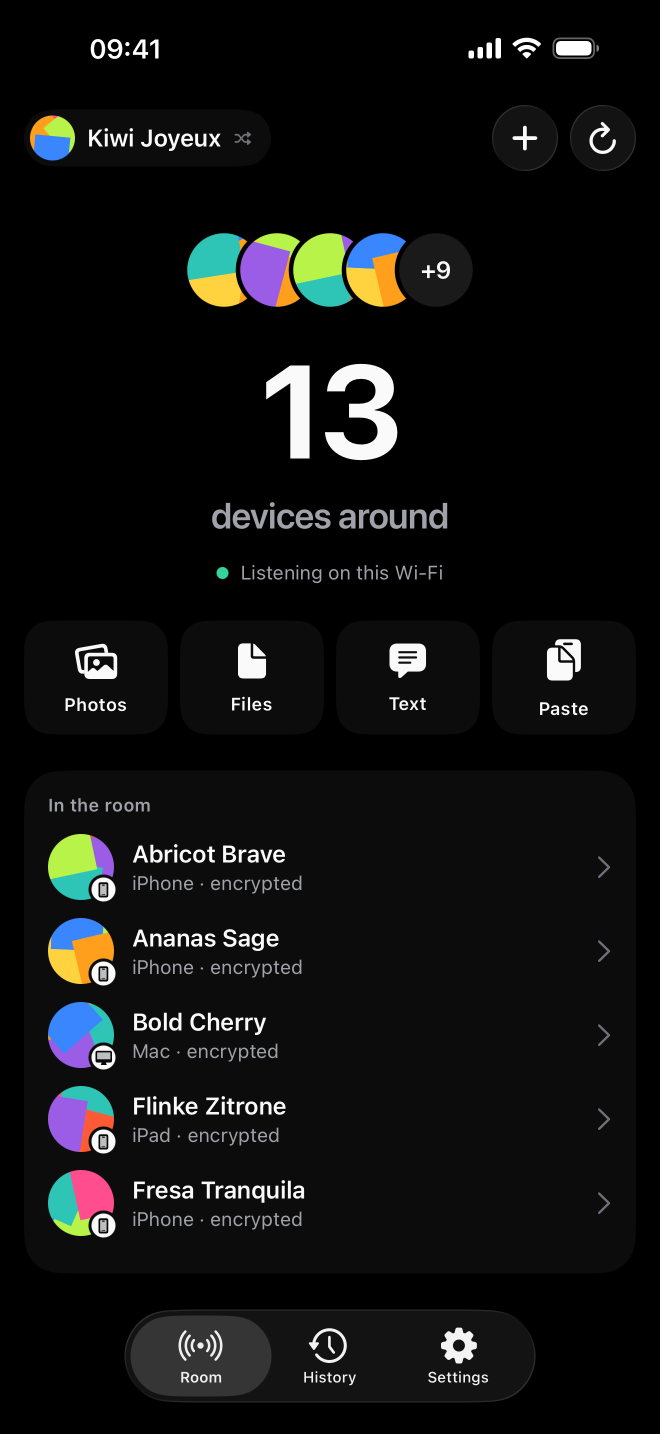
#> input picture appstore/screenshots/raw/en/01-room.png, 1320 x 2868 px (shown at 1/2 size)
$ python compose-banner.py
#> lines starting #> are read from the running program, lines starting #| are printed output that depends on the picture
### appstore/tools/frame.py
"""A plain iPhone body drawn around a real screen capture: dark glass, a thin metal rim, side buttons.

Proportions follow an iPhone 17 Pro Max seen from the front: display corner radius about 1/8 of the
display width, a narrow black border, buttons on both edges. Edges are drawn at SUPERSAMPLE times the
final size, then reduced, so curves stay smooth.
"""

from __future__ import annotations

from PIL import Image, ImageDraw

SUPERSAMPLE = 4
SCREEN_RADIUS = 0.125
BORDER = 0.026
RIM = 0.009
BUTTON_DEPTH = 0.006
BUTTON_WIDTH = 0.012
GLASS = (10, 10, 11, 255)
METAL = (58, 60, 64, 255)
METAL_EDGE = (120, 124, 130, 255)
# Buttons as (side, top, length), as fractions of the body height.
BUTTONS = (
    ("left", 0.155, 0.040),
    ("left", 0.225, 0.065),
    ("left", 0.305, 0.065),
    ("right", 0.240, 0.100),
    ("right", 0.560, 0.065),
)


def draw_phone(screen: Image.Image, phone_height: int) -> Image.Image:
    ratio = screen.width / screen.height
    screen_width = phone_height / (1 / ratio + 2 * (BORDER + RIM))
    border, rim = BORDER * screen_width, RIM * screen_width
    body_width = screen_width + 2 * (border + rim)
    margin = BUTTON_DEPTH * screen_width
    size = (round(body_width + 2 * margin), phone_height)
    large = _draw_body(size, margin, rim, screen_width)
    phone = large.resize(size, Image.LANCZOS)
    inset = round(margin + rim + border)
    screen_size = (size[0] - 2 * inset, phone_height - 2 * round(rim + border))
    fitted = screen.convert("RGBA").resize(screen_size, Image.LANCZOS)
    fitted.putalpha(_rounded_mask(screen_size, SCREEN_RADIUS * screen_size[0]))
    phone.alpha_composite(fitted, (inset, round(rim + border)))
    return phone


def _draw_body(size: tuple[int, int], margin: float, rim: float, screen_width: float) -> Image.Image:
    factor = SUPERSAMPLE
    width, height = size[0] * factor, size[1] * factor
    image = Image.new("RGBA", (width, height), (0, 0, 0, 0))
    draw = ImageDraw.Draw(image)
    left, right = margin * factor, width - margin * factor
    outer_radius = (SCREEN_RADIUS * screen_width + (BORDER * screen_width) + rim) * factor
    _draw_buttons(draw, (left, right), height, screen_width * factor)
    draw.rounded_rectangle((left, 0, right, height - 1), radius=outer_radius, fill=METAL_EDGE)
    edge = max(1.0, rim * factor * 0.35)
    draw.rounded_rectangle((left + edge, edge, right - edge, height - 1 - edge),
                           radius=outer_radius - edge, fill=METAL)
    inner = rim * factor
    draw.rounded_rectangle((left + inner, inner, right - inner, height - 1 - inner),
                           radius=outer_radius - inner, fill=GLASS)
    return image


def _draw_buttons(draw: ImageDraw.ImageDraw, edges: tuple[float, float], height: int, screen_width: float) -> None:
    depth, thickness = BUTTON_DEPTH * screen_width, BUTTON_WIDTH * screen_width
    left_edge, right_edge = edges
    for side, top, length in BUTTONS:
        y0, y1 = top * height, (top + length) * height
        if side == "left":
            box = (left_edge - depth, y0, left_edge + thickness, y1)
        else:
            box = (right_edge - thickness, y0, right_edge + depth, y1)
        draw.rounded_rectangle(box, radius=depth, fill=METAL)


def _rounded_mask(size: tuple[int, int], radius: float) -> Image.Image:
    factor = SUPERSAMPLE
    mask = Image.new("L", (size[0] * factor, size[1] * factor), 0)
    ImageDraw.Draw(mask).rounded_rectangle((0, 0, mask.width - 1, mask.height - 1), radius=radius * factor, fill=255)
    return mask.resize(size, Image.LANCZOS)

### appstore/tools/compose-banner.py
"""Builds the two RoomSend banners outside App Store Connect: a 16:9 card (also the minimum size of an
In-App Event card, 1920 x 1080) and the 1200 x 630 image for links shared on the web. The icon, the name
and the line sit in the middle; two real screens frame them. The App Store creative assets themselves
(header, search results, universal) come from compose-creative.py.

    python3 appstore/tools/compose-banner.py
"""

from __future__ import annotations

from pathlib import Path

from PIL import Image, ImageDraw, ImageFont

from frame import draw_phone
from icon import draw_icon

APPSTORE = Path(__file__).resolve().parent.parent
RAW = APPSTORE / "screenshots" / "raw"
OUTPUT = APPSTORE / "banner"
FONT_PATH = "/System/Library/Fonts/SFNS.ttf"
TITLE_AXES = [100, 96, 400, 800]
LINE_AXES = [100, 28, 400, 600]
INK = (5, 46, 22)
INK_SOFT = (20, 83, 45)
GREEN_LIGHT = (187, 247, 208)
GREEN_MID = (134, 239, 172)
GREEN = (34, 197, 94)
LINES = {
    "en": "Photos and files to every device on your Wi-Fi",
    "fr": "Photos et fichiers vers chaque appareil de ton Wi-Fi",
}
SCREENS = ("01-room", "05-history")
# name: (size, safe area as x, y, width, height)
FORMATS = {
    "card-16x9-1920x1080": ((1920, 1080), (420, 300, 1080, 480)),
    "link-1200x630": ((1200, 630), (250, 165, 700, 300)),
}
ICON_SHARE = 0.46
TITLE_SHARE = 0.25
LINE_SHARE = 0.075
PHONE_HEIGHT_SHARE = 1.12
PHONE_GAP_SHARE = 0.03
PHONE_TOP_SHARE = 0.18


def main() -> None:
    OUTPUT.mkdir(parents=True, exist_ok=True)
    for language, line in LINES.items():
        screens = [Image.open(RAW / language / f"{name}.png").convert("RGB") for name in SCREENS]
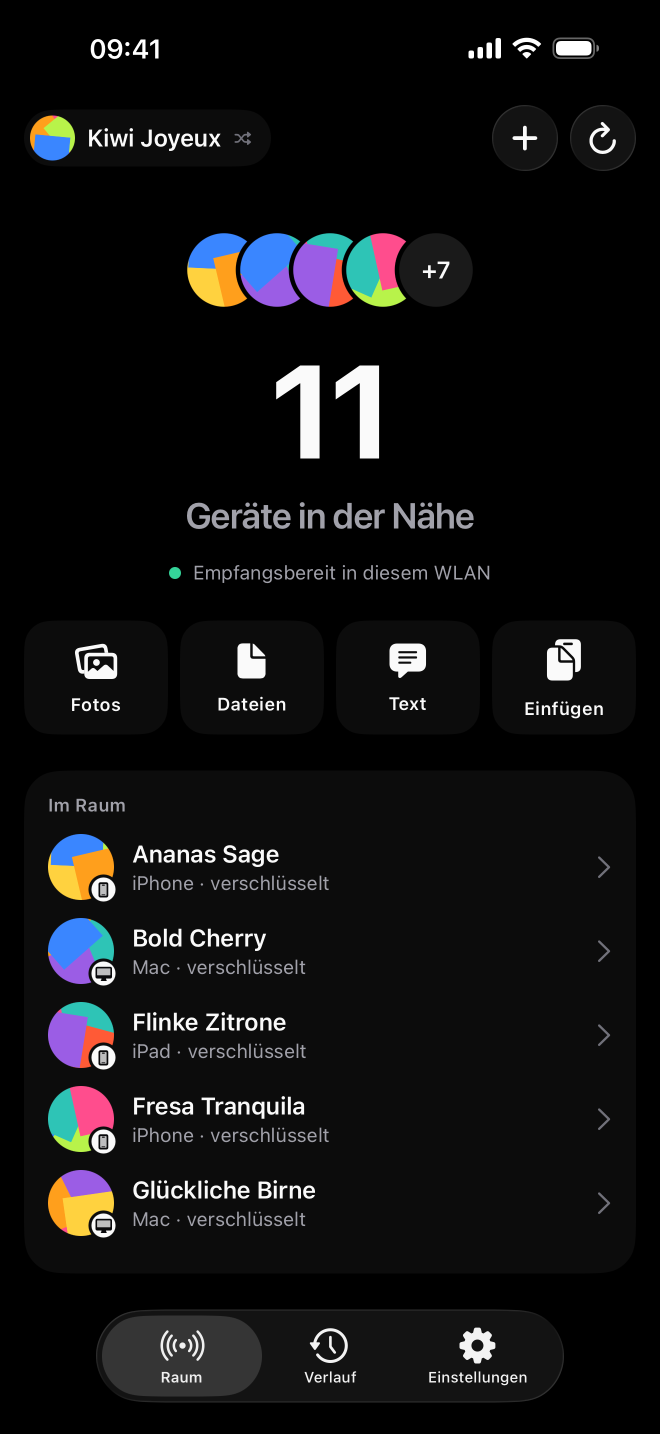
#> input picture appstore/screenshots/raw/de/01-room.png, 1320 x 2868 px, given in place of 05-history.png, which was not available (shown at 1/2 size)
#> screens = 2 items
        for name, (size, safe) in FORMATS.items():
            banner = compose(size, safe, line, screens)
            banner.save(OUTPUT / f"{name}-{language}.png", optimize=True)
#> this loop made 1 pass
#> pass 1, in compose, `canvas = background(size)`:
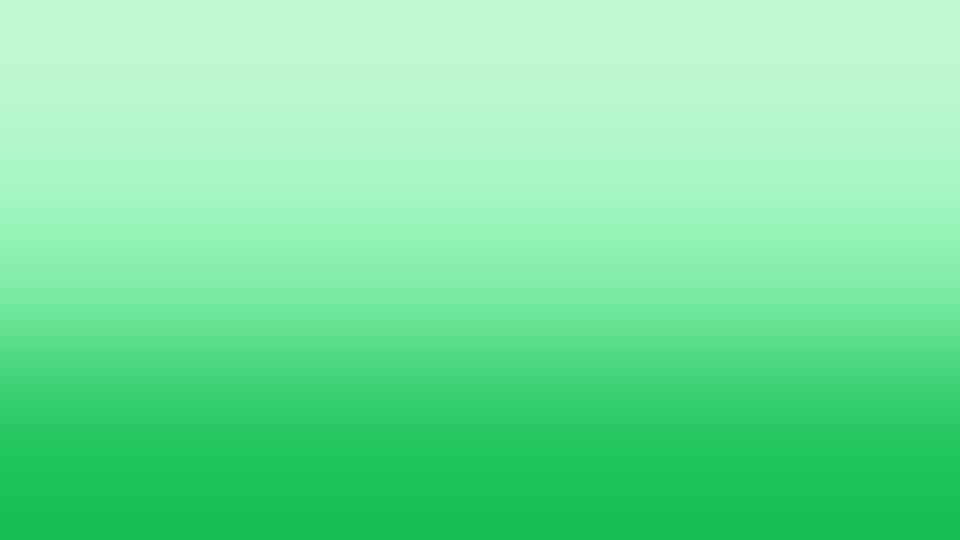
#> canvas: PIL image 1920x1080 RGBA (shown at 1/2 size); mean R, G, B, A 118.1, 227.5, 157.8, 255
#> pass 1, in draw_phone, `large = _draw_body(size, margin, rim, screen_width)`:
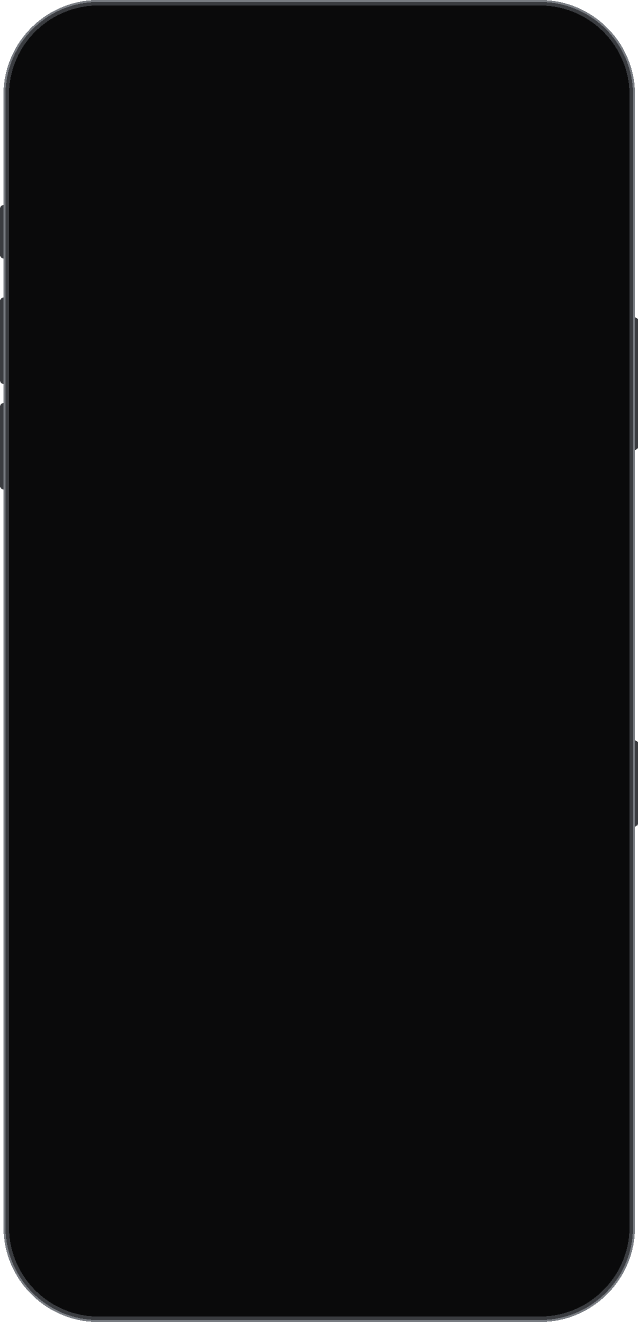
#> large: PIL image 1276x2644 RGBA (shown at 1/2 size); mean R, G, B, A 11.6, 11.7, 12.8, 250.5; transparent parts drawn white
#> pass 1, in draw_phone, `phone = large.resize(size, Image.LANCZOS)`:
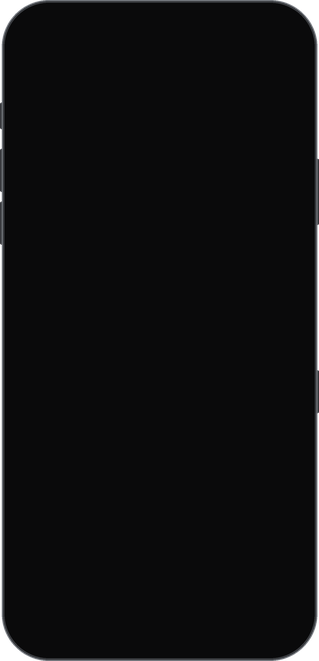
#> phone: PIL image 319x661 RGBA; mean R, G, B, A 12.2, 12.3, 13.5, 250.5; transparent parts drawn white
        print(f"{language}: {len(FORMATS)} banners")


def compose(size: tuple[int, int], safe: tuple[int, int, int, int], line: str,
            screens: list[Image.Image]) -> Image.Image:
    canvas = background(size)
    place_phones(canvas, safe, screens)
    place_mark(canvas, safe, line)
    return canvas.convert("RGB")


def background(size: tuple[int, int]) -> Image.Image:
    ramp = Image.new("RGB", (1, 3))
    for index, color in enumerate((GREEN_LIGHT, GREEN_MID, GREEN)):
        ramp.putpixel((0, index), color)
    return ramp.resize(size, Image.BICUBIC).convert("RGBA")


def place_phones(canvas: Image.Image, safe: tuple[int, int, int, int], screens: list[Image.Image]) -> None:
    """One real screen on each side of the safe area, as large as the side margin allows."""
    x, _, width, _ = safe
    gap = round(canvas.width * PHONE_GAP_SHARE)
    aspect = screens[0].width / screens[0].height
    target = round(canvas.height * PHONE_HEIGHT_SHARE)
    phone_height = min(target, round((x - 2 * gap) / aspect))
    top = min(round(canvas.height * PHONE_TOP_SHARE), (canvas.height - phone_height) // 2 + round(canvas.height * 0.06))
    left_phone, right_phone = (draw_phone(screen, phone_height) for screen in screens)
    canvas.alpha_composite(left_phone, (x - gap - left_phone.width, top))
    canvas.alpha_composite(right_phone, (x + width + gap, top))


def place_mark(canvas: Image.Image, safe: tuple[int, int, int, int], line: str) -> None:
    x, y, width, height = safe
    icon_size = round(height * ICON_SHARE)
    title_font = font(TITLE_AXES, round(height * TITLE_SHARE))
    line_font = fit_font(line, LINE_AXES, round(height * LINE_SHARE), width)
    draw = ImageDraw.Draw(canvas)
    title_gap, line_gap = round(height * 0.05), round(height * 0.06)
    block = icon_size + title_gap + title_font.size + line_gap + line_font.size
    top = y + (height - block) // 2
    center = x + width // 2
    canvas.alpha_composite(draw_icon(icon_size), (center - icon_size // 2, top))
    title_y = top + icon_size + title_gap + title_font.size // 2
    draw.text((center, title_y), "RoomSend", font=title_font, fill=INK, anchor="mm")
    line_y = title_y + title_font.size // 2 + line_gap + line_font.size // 2
    draw.text((center, line_y), line, font=line_font, fill=INK_SOFT, anchor="mm")


def font(axes: list[int], size: int) -> ImageFont.FreeTypeFont:
    face = ImageFont.truetype(FONT_PATH, size)
#> (the run stopped early here; a loop or call above may not have finished)
